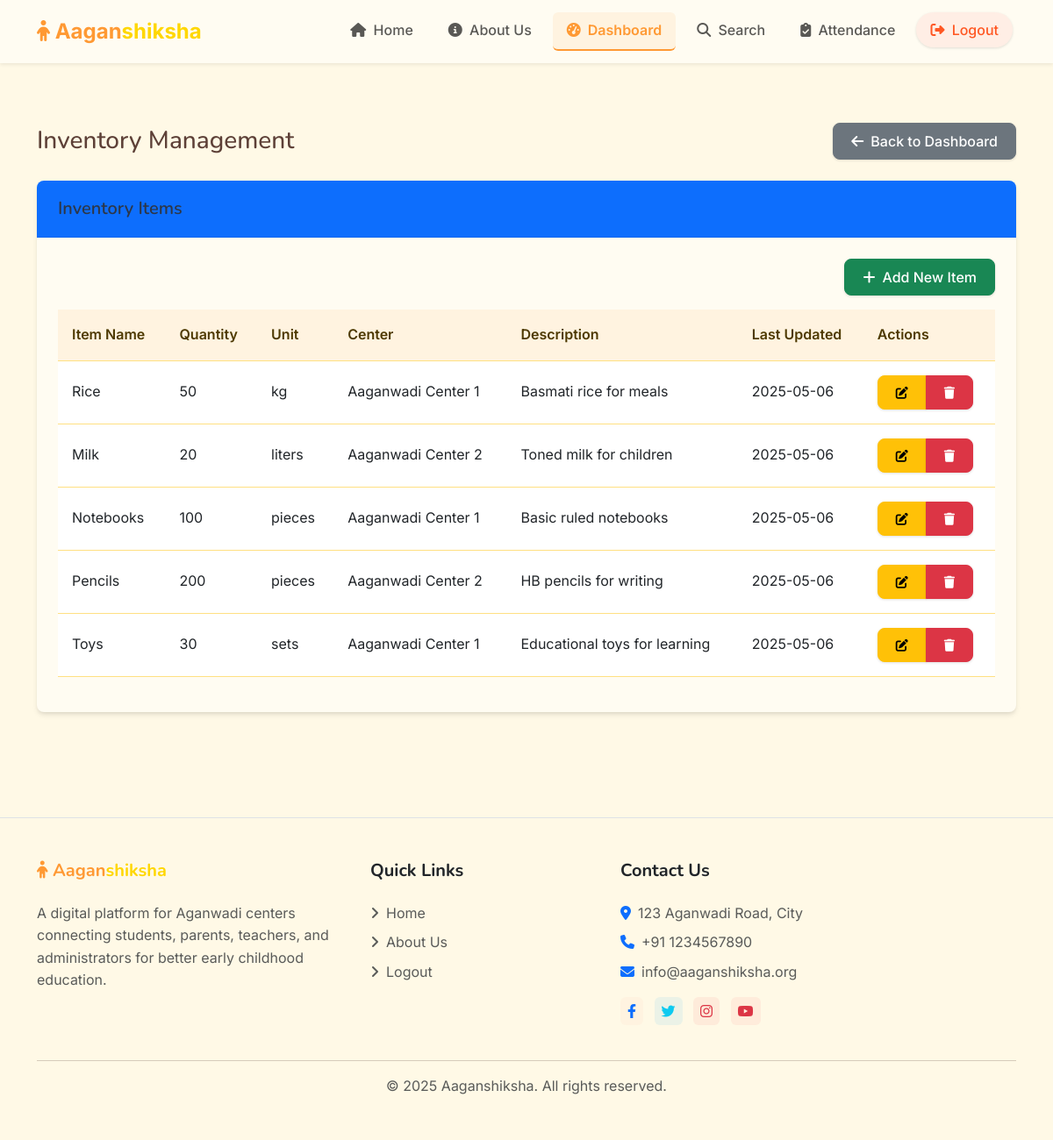
The page /admin/inventory (signed in) on the database as committed earlier.
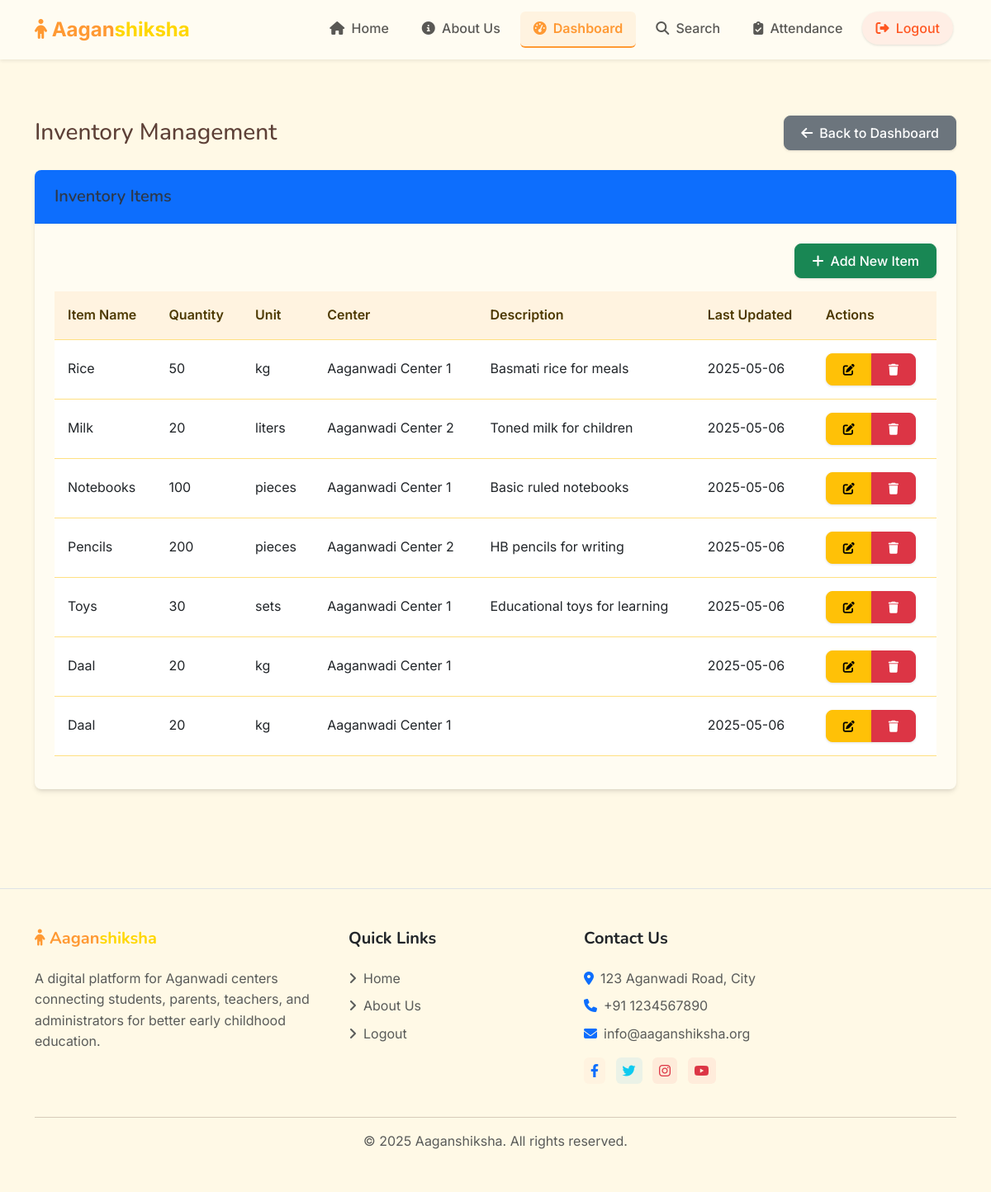
The same page on the database as committed later.
### models.py (models this page shows)
class Inventory(db.Model):
    id = db.Column(db.Integer, primary_key=True)
    item_name = db.Column(db.String(100), nullable=False)
    quantity = db.Column(db.Integer, default=0)
    unit = db.Column(db.String(20))
    description = db.Column(db.Text)
    center_id = db.Column(db.Integer, db.ForeignKey('center.id'), nullable=False)
    created_at = db.Column(db.DateTime, default=datetime.utcnow)
    updated_at = db.Column(db.DateTime, default=datetime.utcnow, onupdate=datetime.utcnow)

class Center(db.Model):
    id = db.Column(db.Integer, primary_key=True)
    name = db.Column(db.String(100), nullable=False)
    address = db.Column(db.String(200), nullable=False)
    contact_number = db.Column(db.String(15))
    email = db.Column(db.String(120))
    created_at = db.Column(db.DateTime, default=datetime.utcnow)
    students = db.relationship('Student', backref='center', lazy=True)
    inventory_items = db.relationship('Inventory', backref='center', lazy=True)

### routes/admin.py (the view)
@admin_bp.route('/inventory')
@login_required
@admin_required
def inventory():
    inventory_items = Inventory.query.all()
    return render_template('admin/inventory.html', inventory_items=inventory_items)

### app.py (called while the page is built)
@app.context_processor
def inject_csrf_token():
    return dict(csrf_token=generate_csrf)

@login_manager.user_loader
def load_user(user_id):
    return User.query.get(int(user_id))

### routes/admin.py (called while the page is built)
def admin_required(f):
    @wraps(f)
    def decorated_function(*args, **kwargs):
        if not current_user.is_authenticated or current_user.role != 'admin':
            flash('You need to be an admin to access this page.', 'danger')
            return redirect(url_for('auth.login'))
        return f(*args, **kwargs)
    return decorated_function

### templates/admin/inventory.html (shortened to what the changed rows need)
{% extends 'base.html' %}
{% block content %}
<div class="container py-4">
    <div class="d-flex justify-content-between align-items-center mb-4">
        <h1 class="h3 mb-0">Inventory Management</h1>
    </div>
    <div class="card mb-4">
        <div class="card-body">
            {% if is_add or is_edit %}
                <form method="POST">
                    {{ form.hidden_tag() }}
                    <div class="row mb-3">
                        <div class="col-md-6">
                            <label class="form-label">Item Name</label>
                            {{ form.item_name(class="form-control") }}
                            {% if form.item_name.errors %}
                                <div class="text-danger">
                                    {% for error in form.item_name.errors %}
                                        <small>{{ error }}</small>
                                    {% endfor %}
                                </div>
                            {% endif %}
                        </div>
                        <div class="col-md-3">
                            <label class="form-label">Quantity</label>
                            {{ form.quantity(class="form-control") }}
                            {% if form.quantity.errors %}
                                <div class="text-danger">
                                    {% for error in form.quantity.errors %}
                                        <small>{{ error }}</small>
                                    {% endfor %}
                                </div>
                            {% endif %}
                        </div>
                        <div class="col-md-3">
                            <label class="form-label">Unit</label>
                            {{ form.unit(class="form-control") }}
                            {% if form.unit.errors %}
                                <div class="text-danger">
                                    {% for error in form.unit.errors %}
                                        <small>{{ error }}</small>
                                    {% endfor %}
                                </div>
                            {% endif %}
                        </div>
                    </div>
                    <div class="mb-3">
                        <label class="form-label">Description</label>
                        {{ form.description(class="form-control", rows=3) }}
                        {% if form.description.errors %}
                            <div class="text-danger">
                                {% for error in form.description.errors %}
                                    <small>{{ error }}</small>
                                {% endfor %}
                            </div>
                        {% endif %}
                    </div>
                    <div class="mb-3">
                        <label class="form-label">Center</label>
                        {{ form.center_id(class="form-select") }}
                        {% if form.center_id.errors %}
                            <div class="text-danger">
                                {% for error in form.center_id.errors %}
                                    <small>{{ error }}</small>
                                {% endfor %}
                            </div>
                        {% endif %}
                    </div>
                    <div class="d-flex justify-content-between">
                        <a href="{{ url_for('admin.inventory') }}" class="btn btn-secondary">Cancel</a>
                        {{ form.submit(class="btn btn-primary") }}
                    </div>
                </form>
            {% else %}
                <div class="table-responsive">
                    <table class="table table-hover">
                        <thead>
                            <tr>
                                <th>Item Name</th>
                                <th>Quantity</th>
                                <th>Unit</th>
                                <th>Center</th>
                                <th>Description</th>
                                <th>Last Updated</th>
                                <th>Actions</th>
                            </tr>
                        </thead>
                        <tbody>
                            {% if inventory_items %}
                                {% for item in inventory_items %}
                                    <tr>
                                        <td>{{ item.item_name }}</td>
                                        <td>{{ item.quantity }}</td>
                                        <td>{{ item.unit }}</td>
                                        <td>{{ item.center.name }}</td>
                                        <td>{{ item.description }}</td>
                                        <td>{{ item.updated_at.strftime('%Y-%m-%d') }}</td>
                                        <td>
                                            <div class="btn-group btn-group-sm">
                                                <a href="{{ url_for('admin.edit_inventory', id=item.id) }}" class="btn btn-warning">
                                                    <i class="fas fa-edit"></i>
                                                </a>
                                                <button type="button" class="btn btn-danger" data-bs-toggle="modal" data-bs-target="#deleteModal{{ item.id }}">
                                                    <i class="fas fa-trash"></i>
                                                </button>
                                            </div>
                                        </td>
                                    </tr>
                                {% endfor %}
                            {% else %}
                                <tr>
                                    <td colspan="7" class="text-center">No inventory items found.</td>
                                </tr>
                            {% endif %}
                        </tbody>
                    </table>
                </div>
            {% endif %}
        </div>
    </div>
</div>
{% endblock %}

Rows that differ between the two databases and show on the page:
added Inventory: item_name "Daal", quantity "20", unit "kg", center.name "Aaganwadi Center 1", updated_at "2025-05-06"
added Inventory: item_name "Daal", quantity "20", unit "kg", center.name "Aaganwadi Center 1", updated_at "2025-05-06"
